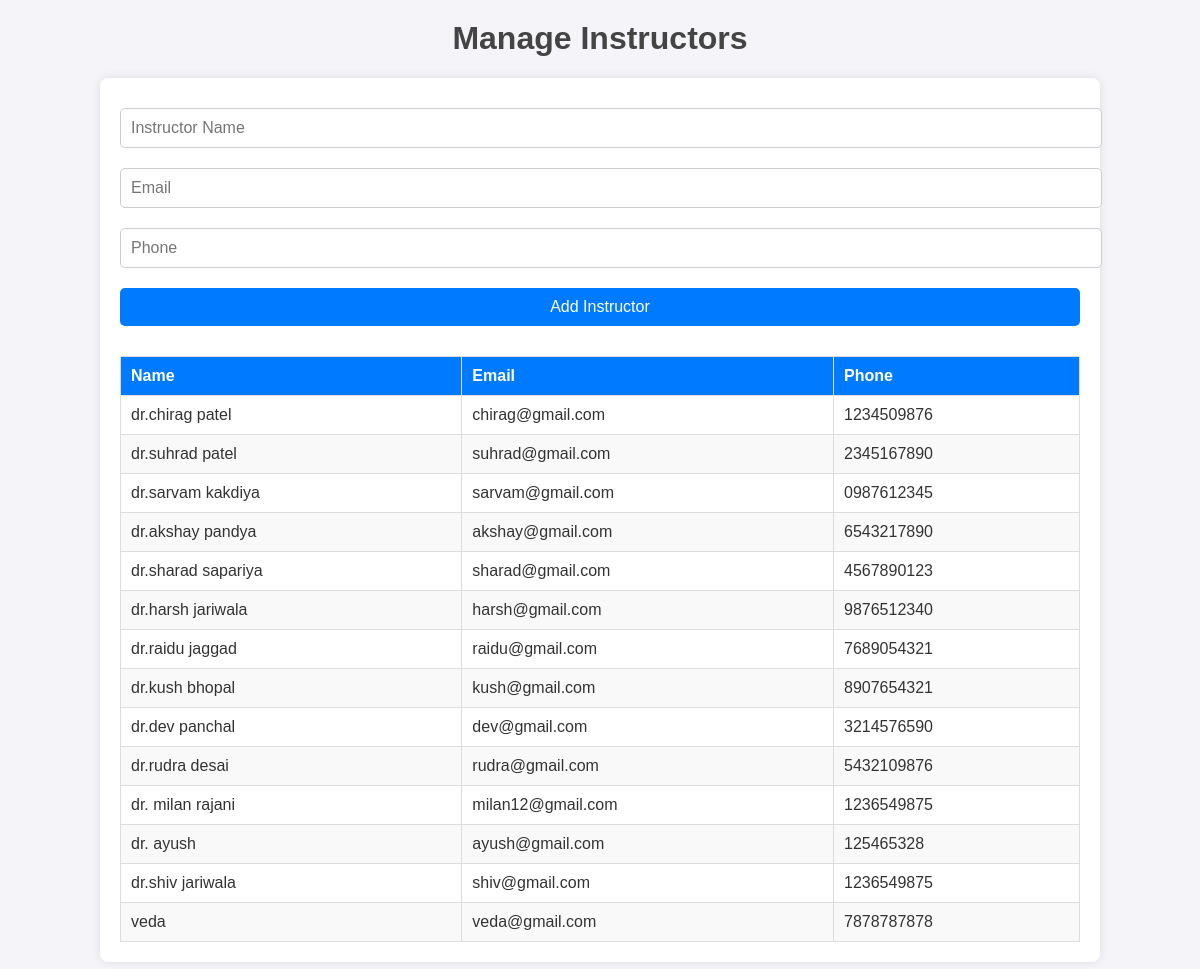
The page /manage_instructors.php on the database its author committed.
### tables this page shows
CREATE TABLE `instructor` (
  `instructor_id` int(11) NOT NULL,
  `instructorname` varchar(50) DEFAULT NULL,
  `instphone` char(10) DEFAULT NULL,
  `insemail` varchar(50) DEFAULT NULL,
  `admin_id` int(11) DEFAULT NULL,
  `notification_id` int(11) DEFAULT NULL,
  `dept_id` int(11) DEFAULT NULL,
  `i_username` varchar(25) DEFAULT NULL,
  `i_password` varchar(25) DEFAULT NULL
);

### manage_instructors.php (the view, shortened to what this page needs)
<?php
$conn = new mysqli('localhost', 'root', '', 'cms');
$sql = "SELECT * FROM instructor";
$result = $conn->query($sql);
?>
<!DOCTYPE html>
<html lang="en">
<head>
</head>
<body>
    <h1>Manage Instructors</h1>
    <div class="container">
        <form method="POST" action="">
            <input type="text" name="instructorname" placeholder="Instructor Name" required>
            <input type="email" name="insemail" placeholder="Email" required>
            <input type="text" name="instphone" placeholder="Phone" required>
            <button type="submit">Add Instructor</button>
        </form>
        <table>
            <thead>
                <tr>
                    <th>Name</th>
                    <th>Email</th>
                    <th>Phone</th>
                </tr>
            </thead>
            <tbody>
                <?php while ($row = $result->fetch_assoc()): ?>
                    <tr>
                        <td><?php echo htmlspecialchars($row['instructorname']); ?></td>
                        <td><?php echo htmlspecialchars($row['insemail']); ?></td>
                        <td><?php echo htmlspecialchars($row['instphone']); ?></td>
                    </tr>
                <?php endwhile; ?>
            </tbody>
        </table>
    </div>
</body>
</html>

### manage_instructors.php (style rules this page uses)
body { font-family: Arial, sans-serif; margin: 0; padding: 0; background-color: #f4f4f9; color: #333; }
h1 { text-align: center; margin-top: 20px; color: #444; }
.container { width: 80%; margin: 20px auto; background: #fff; padding: 20px; border-radius: 8px; box-shadow: 0 0 10px rgba(0, 0, 0, 0.1); }
form { margin-bottom: 20px; }
form input, form button { width: 100%; padding: 10px; margin: 10px 0; font-size: 16px; border: 1px solid #ccc; border-radius: 5px; }
form button { background-color: #007bff; color: white; border: none; cursor: pointer; transition: background-color 0.3s ease; }
table { width: 100%; border-collapse: collapse; margin-top: 20px; }
th, td { padding: 10px; text-align: left; border: 1px solid #ddd; }
th { background-color: #007bff; color: white; }
tr:nth-child(even) { background-color: #f9f9f9; }

### rows shown on the page
instructor: instructorname "dr.chirag patel", insemail "chirag@gmail.com", instphone "1234509876"
instructor: instructorname "dr.suhrad patel", insemail "suhrad@gmail.com", instphone "2345167890"
instructor: instructorname "dr.sarvam kakdiya", insemail "sarvam@gmail.com", instphone "0987612345"
instructor: instructorname "dr.akshay pandya", insemail "akshay@gmail.com", instphone "6543217890"
instructor: instructorname "dr.sharad sapariya", insemail "sharad@gmail.com", instphone "4567890123"
instructor: instructorname "dr.harsh jariwala", insemail "harsh@gmail.com", instphone "9876512340"
instructor: instructorname "dr.raidu jaggad", insemail "raidu@gmail.com", instphone "7689054321"
instructor: instructorname "dr.kush bhopal", insemail "kush@gmail.com", instphone "8907654321"
instructor: instructorname "dr.dev panchal", insemail "dev@gmail.com", instphone "3214576590"
instructor: instructorname "dr.rudra desai", insemail "rudra@gmail.com", instphone "5432109876"
instructor: instructorname "dr. milan rajani", insemail "milan12@gmail.com", instphone "1236549875"
instructor: instructorname "dr. ayush", insemail "ayush@gmail.com", instphone "125465328"
instructor: instructorname "dr.shiv jariwala", insemail "shiv@gmail.com", instphone "1236549875"
instructor: instructorname "veda", insemail "veda@gmail.com", instphone "7878787878"
